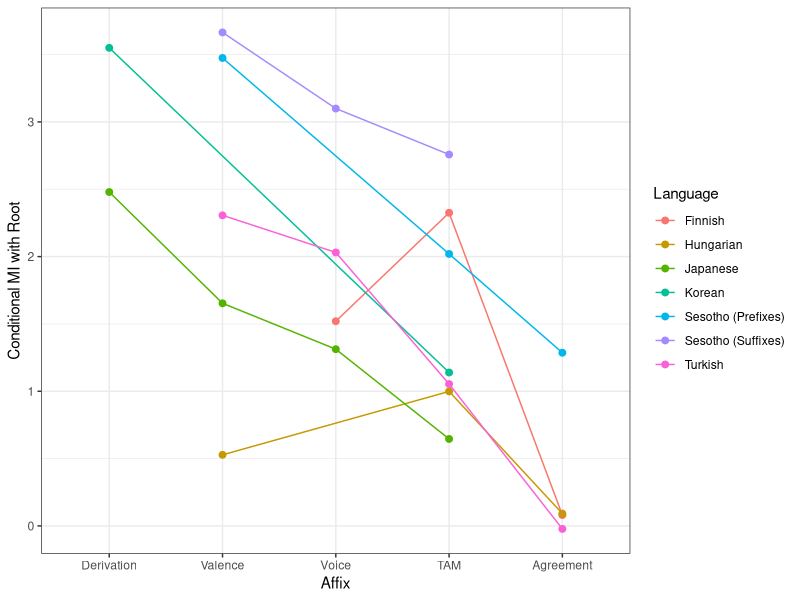
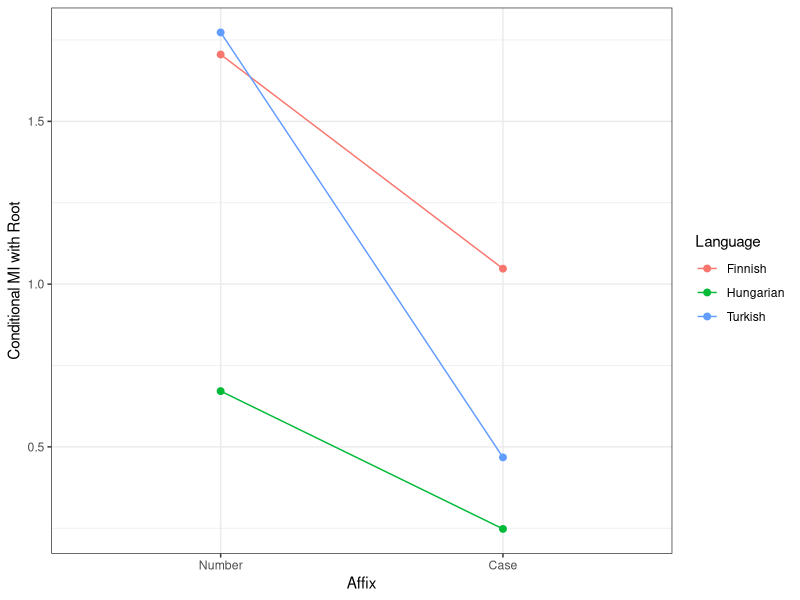

Reproduce these figures in R, in order.
data = read.csv("collectCPMIs.py.tsv", sep="\t", header=F)
names(data) <- c("Language", "POS", "Affix", "Mean", "SD", "SE")

library(ggplot2)
library(tidyr)
library(dplyr)

data$Affix = factor(data$Affix, levels=c("Derivation", "Valence", "Voice", "TAM", "Agreement", "Number", "Case", "Possessor", "Possessed"))


plot = ggplot(data %>% filter(Affix != "NA", !is.na(Affix), POS == "Verbs"), aes(x=Affix, y=Mean, group=Language, color=Language)) + geom_point(size=2) + geom_line() + ylab("Conditional MI with Root") + theme_bw()
ggsave(plot, file="visualizeCPMI.R_verbs.pdf", width=4.8, height=3)

plot = ggplot(data %>% filter(Affix != "NA", !is.na(Affix), POS == "Nouns", Affix %in% c("Number", "Case")), aes(x=Affix, y=Mean, group=Language, color=Language)) + geom_point(size=2) + geom_line() + ylab("Conditional MI with Root") + theme_bw()
ggsave(plot, file="visualizeCPMI.R_nouns.pdf", width=3, height=3)




